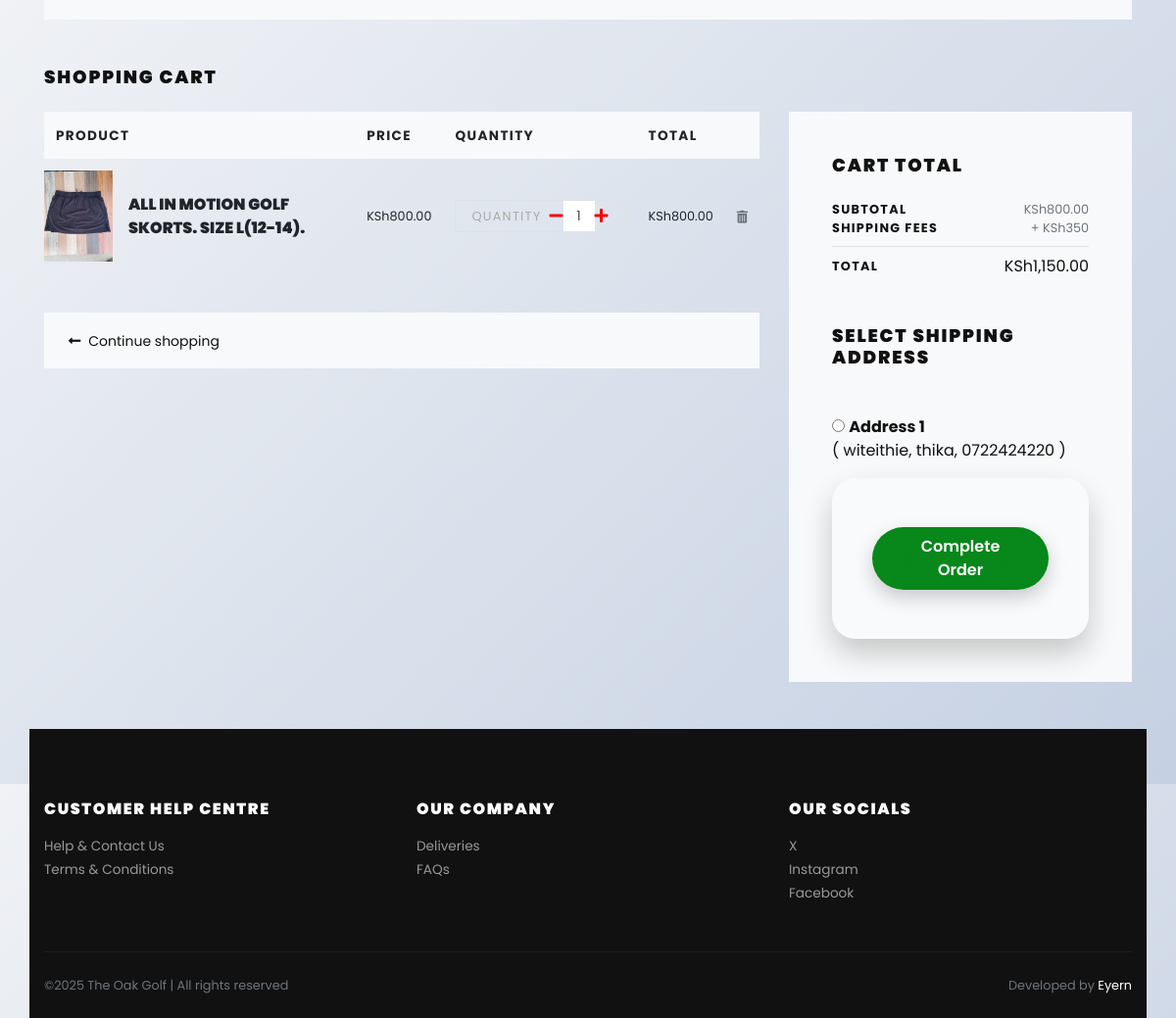
The page /cart/ (signed in) on the database as committed earlier.
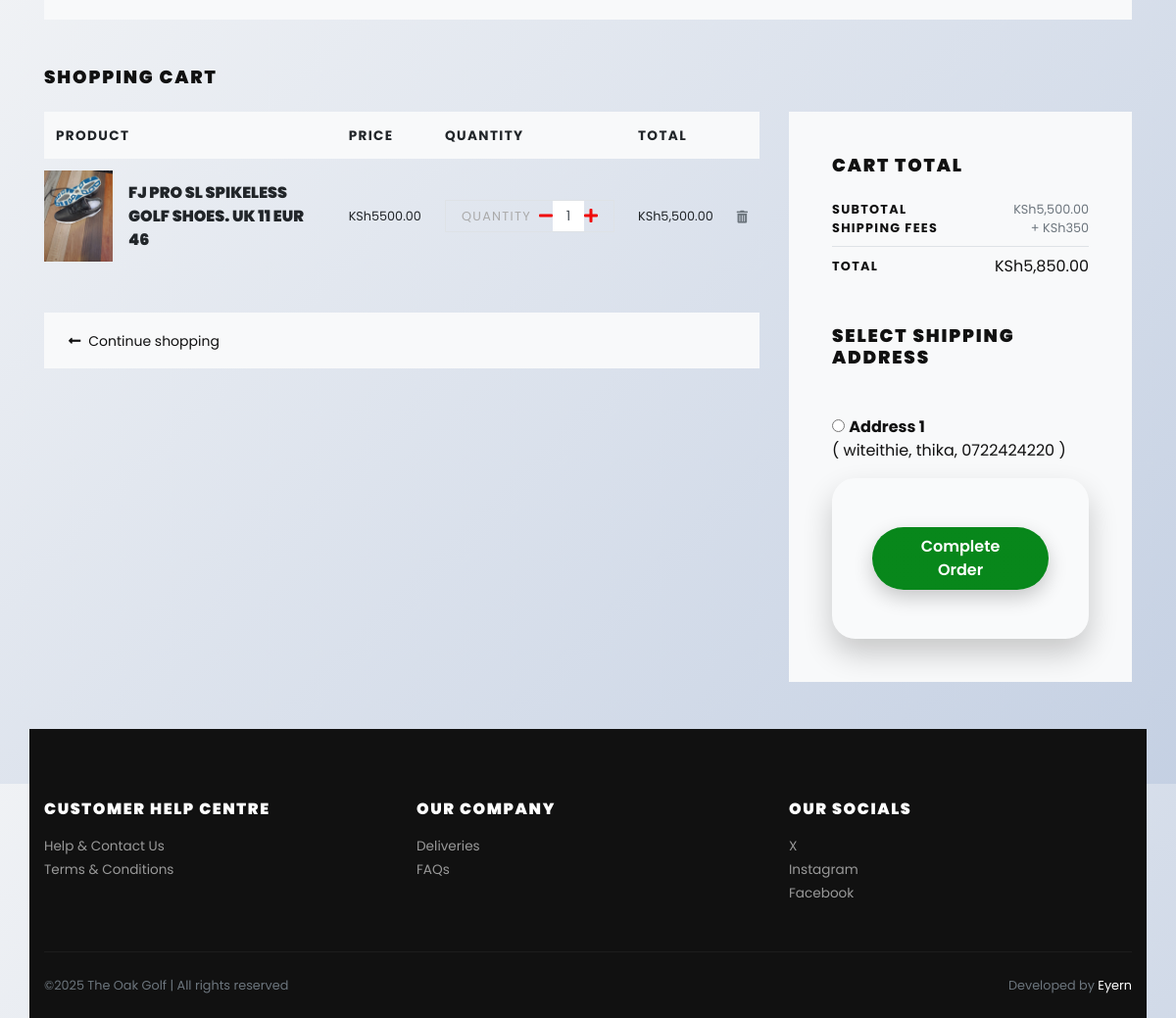
The same page on the database as committed later.
### store/models.py (models this page shows, shortened)
class Cart(models.Model):
    user = models.ForeignKey(User, verbose_name="User", on_delete=models.CASCADE)
    product = models.ForeignKey(Product, verbose_name="Product", on_delete=models.CASCADE)
    quantity = models.PositiveIntegerField(default=1, verbose_name="Quantity")
    created_at = models.DateTimeField(auto_now_add=True, verbose_name="Created Date")
    updated_at = models.DateTimeField(auto_now=True, verbose_name="Updated Date")
    @property
    def total_price(self):
        return self.quantity * self.product.price

class Product(models.Model):
    title = models.CharField(max_length=150, verbose_name="Product Title")
    slug = models.SlugField(max_length=160, verbose_name="Product Slug")
    sku = models.CharField(max_length=255, unique=True, verbose_name="Unique Product ID (SKU)")
    short_description = models.TextField(verbose_name="Short Description")
    detail_description = models.TextField(blank=True, null=True, verbose_name="Detail Description")
    product_image = models.ImageField(upload_to='product', blank=True, null=True, verbose_name="Product Image")
    price = models.DecimalField(max_digits=8, decimal_places=2)
    category = models.ForeignKey(Category, verbose_name="Product Categoy", on_delete=models.CASCADE)
    is_active = models.BooleanField(verbose_name="Is Active?")
    is_featured = models.BooleanField(verbose_name="Is Featured?")
    created_at = models.DateTimeField(auto_now_add=True, verbose_name="Created Date")
    updated_at = models.DateTimeField(auto_now=True, verbose_name="Updated Date")
    class Meta:
        verbose_name_plural = 'Products'
        ordering = ('-created_at', )

class Address(models.Model):
    user = models.ForeignKey(User, verbose_name="User", on_delete=models.CASCADE)
    locality = models.CharField(max_length=150, verbose_name="Nearest Location")
    city = models.CharField(max_length=150, verbose_name="City / Town")
    state = models.CharField(max_length=150, verbose_name="Phone Number")

### store/views.py (the view)
# urls.py: path('cart/', views.cart, name="cart"),
@login_required
def cart(request):
    user = request.user
    cart_products = Cart.objects.filter(user=user)
    amount = decimal.Decimal(0)
    shipping_amount = decimal.Decimal(350)
    cp = [p for p in Cart.objects.all() if p.user==user]
    if cp:
        for p in cp:
            temp_amount = (p.quantity * p.product.price)
            amount += temp_amount
    addresses = Address.objects.filter(user=user)
    context = {
        'cart_products': cart_products,
        'amount': amount,
        'shipping_amount': shipping_amount,
        'total_amount': amount + shipping_amount,
        'addresses': addresses,
    }
    return render(request, 'store/cart.html', context)

### templates/store/cart.html (shortened to what this page needs)
{% extends 'base.html' %}
{% load static %}
{% load humanize %}
    {% block content %}
      <div class="container">
        <section class="py-5 bg-light">
        </section>
        {% if cart_products %}
        <section class="py-5">
          <h2 class="h5 text-uppercase mb-4">Shopping cart</h2>
          <div class="row">
            <div class="col-lg-8 mb-4 mb-lg-0">
              <div class="table-responsive mb-4">
                <table class="table">
                  <thead class="bg-light">
                    <tr>
                      <th class="border-0" scope="col"> <strong class="text-small text-uppercase">Product</strong></th>
                      <th class="border-0" scope="col"> <strong class="text-small text-uppercase">Price</strong></th>
                      <th class="border-0" scope="col"> <strong class="text-small text-uppercase">Quantity</strong></th>
                      <th class="border-0" scope="col"> <strong class="text-small text-uppercase">Total</strong></th>
                      <th class="border-0" scope="col"> </th>
                    </tr>
                  </thead>
                  <tbody>
                    {% for cart_product in cart_products %}
                    <tr>
                      <th class="pl-0 border-0" scope="row">
                        <div class="media align-items-center">
                          {% if cart_product.product.product_image %}
                            <a class="reset-anchor d-block animsition-link" href="{% url 'store:product-detail' cart_product.product.slug %}"><img src="{{cart_product.product.product_image.url}}" alt="{{cart_product.product.title}}" width="70"/></a>
                          {% else %}
                            <a class="reset-anchor d-block animsition-link" href="{% url 'store:product-detail' cart_product.product.slug %}"><img src="{% static 'img/product-detail-3.jpg' %}" alt="{{cart_product.product.title}}" width="70"/></a>
                          {% endif %}
                          <div class="media-body ml-3"><strong class="h6"><a class="reset-anchor animsition-link" href="{% url 'store:product-detail' cart_product.product.slug %}">{{cart_product.product.title}}</a></strong></div>
                        </div>
                      </th>
                      <td class="align-middle border-0">
                        <p class="mb-0 small">KSh{{cart_product.product.price}}</p>
                      </td>
                      <td class="align-middle border-0">
                        <div class="border d-flex align-items-center justify-content-between px-3"><span class="small text-uppercase text-gray headings-font-family">Quantity</span>
                          <div class="quantity">
                            <a href="{% url 'store:minus-cart' cart_product.id %}" class="dec-btn p-0 ml-2"><i class="fas fa-minus"></i></a>
                            <input class="form-control form-control-sm border-0 shadow-0 p-0" type="text" value="{{cart_product.quantity}}"/>
                            <a href="{% url 'store:plus-cart' cart_product.id %}" class="inc-btn p-0"><i class="fas fa-plus"></i></a>
                          </div>
                        </div>
                      </td>
                      <td class="align-middle border-0">
                        <p class="mb-0 small">KSh{{cart_product.total_price|intcomma}}</p>
                      </td>
                      <td class="align-middle border-0"><a class="reset-anchor" href="{% url 'store:remove-cart' cart_product.id %}"><i class="fas fa-trash-alt small text-muted"></i></a></td>
                    </tr>
                    {% endfor %}
                  </tbody>
                </table>
              </div>
              <div class="bg-light px-4 py-3">
                <div class="row align-items-center text-center">
                  <div class="col-md-6 mb-3 mb-md-0 text-md-left"><a class="btn btn-link p-0 text-dark btn-sm" href="{% url 'store:home' %}"><i class="fas fa-long-arrow-alt-left mr-2"> </i>Continue shopping</a></div>
                </div>
              </div>
            </div>
            <div class="col-lg-4">
              <div class="card border-0 rounded-0 p-lg-4 bg-light">
                <div class="card-body">
                  <h5 class="text-uppercase mb-4">Cart total</h5>
                  <ul class="list-unstyled mb-0">
                    <li class="d-flex align-items-center justify-content-between"><strong class="text-uppercase small font-weight-bold">Subtotal</strong><span class="text-muted small">KSh{{amount|intcomma}}</span></li>
                    <li class="d-flex align-items-center justify-content-between"><strong class="text-uppercase small font-weight-bold">Shipping Fees</strong><span class="text-muted small">+ KSh{{shipping_amount}}</span></li>
                    <li class="border-bottom my-2"></li>
                    <li class="d-flex align-items-center justify-content-between mb-4"><strong class="text-uppercase small font-weight-bold">Total</strong><span>KSh{{total_amount|intcomma}}</span></li>
                  </ul>
                  <h5 class="text-uppercase my-5">Select Shipping Address</h5>
                  <form action="{% url 'store:checkout' %}" id="myform">
                    {% if addresses %}
                      {% for address in addresses %}
                        <div class="mb-3">
                        <input type="radio" name="address" value="{{address.id}}"> <strong>Address {{forloop.counter}}</strong> <br>
                        ( {{address.locality}}, {{address.city}}, {{address.state}} )
                        </div>
                      {% endfor %}
                    {% endif %}
                    <div class="payment-container">
                      <button id="paymentButton" class="payment-button">
                          <span class="button-text">
                              Complete Order
                              </span>
                      </button>
                  </div>
                  </form>
          </div>
        </section>
        {% else %}
          <div class="text-center py-5">
            <h3 class="mb-3">Your cart is empty.</h3>
            <a href="{% url 'store:home' %}"><i class="fas fa-long-arrow-alt-left mr-2"> </i>Continue shopping</a>
          </div>
        {% endif %}
      </div>
      {% endblock content %}

### templates/base.html (shortened to what this page needs)
{% load static %}
<!DOCTYPE html>
<html>
  <head>
    <link rel="stylesheet" href="{% static 'vendor/bootstrap/css/bootstrap.min.css' %}">
    <link rel="stylesheet" href="{% static 'vendor/lightbox2/css/lightbox.min.css' %}">
    <link rel="stylesheet" href="{% static 'vendor/nouislider/nouislider.min.css' %}">
    <link rel="stylesheet" href="{% static 'vendor/bootstrap-select/css/bootstrap-select.min.css' %}">
    <link rel="stylesheet" href="{% static 'vendor/owl.carousel2/assets/owl.carousel.min.css' %}">
    <link rel="stylesheet" href="{% static 'vendor/owl.carousel2/assets/owl.theme.default.css' %}">
    <link rel="stylesheet" href="{% static 'css/style.default.css' %}" id="theme-stylesheet">
    <link rel="stylesheet" href="{% static 'css/custom.css' %}">
    <link rel="stylesheet" href="https://cdnjs.cloudflare.com/ajax/libs/remixicon/3.5.0/remixicon.css" />
  </head>
  <body>
    <div class="page-holder">
      {% block content %}
      {% endblock content %}
      {% include 'footer.html' %}
      {% include 'scripts.html' %}

### templates/navbar.html (shortened to what this page needs)
{% load static %}

### templates/footer.html
<footer class="bg-dark text-white">
        <div class="container py-4">
          <div class="row py-5">
            <div class="col-md-4 mb-3 mb-md-0">
              <h6 class="text-uppercase mb-3">Customer Help Centre</h6>
              <ul class="list-unstyled mb-0">
                <li><a class="footer-link" href="#">Help &amp; Contact Us</a></li>
                <li><a class="footer-link" href="#">Terms &amp; Conditions</a></li>
              </ul>
            </div>
            <div class="col-md-4 mb-3 mb-md-0">
              <h6 class="text-uppercase mb-3">Our Company</h6>
              <ul class="list-unstyled mb-0">
                <li><a class="footer-link" href="#">Deliveries</a></li>
                <li><a class="footer-link" href="#">FAQs</a></li>
              </ul>
            </div>
            <div class="col-md-4">
              <h6 class="text-uppercase mb-3">Our Socials</h6>
              <ul class="list-unstyled mb-0">
                <li><a class="footer-link" href="https://x.com/Pedi_wa_cladi?t=1PbdxrZcbBTalIpP92hVjw&s=08">X</a></li>
                <li><a class="footer-link" href="#">Instagram</a></li>
                <li><a class="footer-link" href="https://www.facebook.com/profile.php?id=100087450110836&mibextid=ZbWKwL">Facebook</a></li>
              </ul>
            </div>
          </div>
          <div class="border-top pt-4" style="border-color: #1d1d1d !important">
            <div class="row">
              <div class="col-lg-6">
                <p class="small text-muted mb-0">&copy;2025 The Oak Golf | All rights reserved</p>
              </div>
              <div class="col-lg-6 text-lg-right">
                <p class="small text-muted mb-0">Developed by <a class="text-white reset-anchor" href="https://eyern.dev" target="_blank">Eyern</a></p>
              </div>
            </div>
          </div>
        </div>
      </footer>

### templates/scripts.html (shortened to what this page needs)
{% load static %}
      <link rel="stylesheet" href="https://use.fontawesome.com/releases/v5.7.1/css/all.css">
    </div>
  </body>
</html>

Rows that differ between the two databases and show on the page:
removed Cart: product.product_image (picture), product "ALL IN MOTION GOLF SKORTS. SIZE L(12-14).", product.price "800.00", quantity "1", total_price "800.00"
added Cart: product.product_image (picture), product "FJ PRO SL SPIKELESS GOLF SHOES. UK 11 EUR 46", product.price "5500.00", quantity "1", total_price "5,500.00"
Other text that changed with them:
{{ amount|intcomma }}: "800.00" → "5,500.00"
{{ total_amount|intcomma }}: "1,150.00" → "5,850.00"
